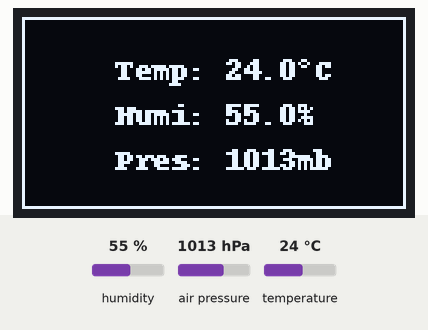
Recording of a program running on a simulated Raspberry Pi (BCM pin numbers). Shown: 128×64 one-colour display. Inputs (shaded band) come from the test bench; at power-on: humidity 55 %, air pressure 1013 hPa, temperature 24 °C. The clock reads 2024-03-15 10:24:30 at power-on unless the program sets it; what the program prints to the terminal is not drawn.

Above: at 1.9 s.
2.0 s: humidity set to 22 %
At 3.6 s:
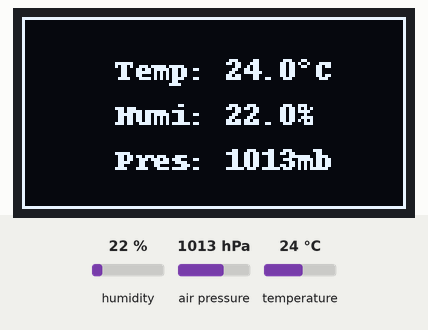
3.9 s: air pressure set to 952 hPa
At 5.5 s:
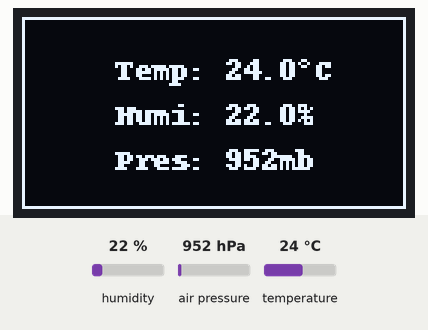
6.1 s: temperature set to 12 °C
At 7.4 s:
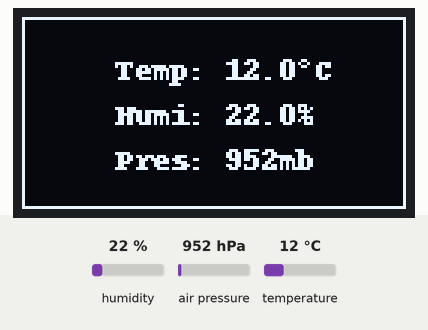
8.3 s: humidity set to 40 %
At 9.3 s:
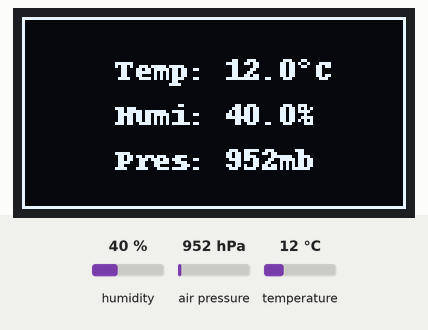
10.5 s: air pressure set to 975 hPa
At 12.4 s:
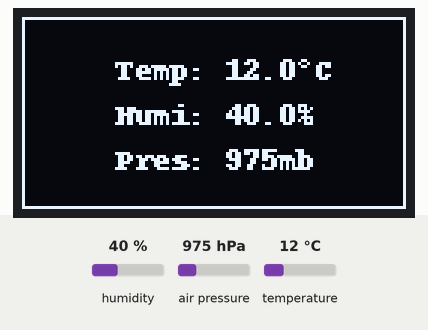
Timing chart, 0 to 13.7 s (numbered marks = the images above; inputs shaded):
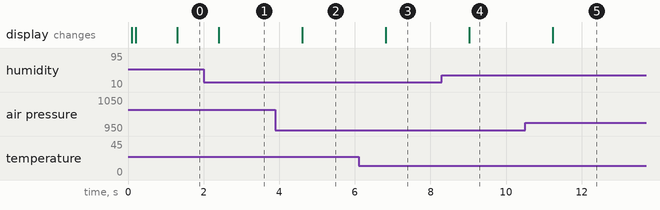

Measured:
- after the input at 2.0 s, the display: changes after 0.40 s (image 1)
- after the input at 3.9 s, the display: changes after 0.71 s (image 2)
- after the input at 6.1 s, the display: changes after 0.72 s (image 3)
- after the input at 8.3 s, the display: changes after 0.72 s (image 4)
- after the input at 10.5 s, the display: changes after 0.73 s (image 5)

The program:

GPIO-demo.py
```python
'''
 Demo Python GPIO on the MQ-Pro (requires a modified device tree)
 See: https://github.com/easytarget/MQ-Pro-IO/

 For install requirements requirements look at:
 - https://github.com/easytarget/MQ-Pro-IO/blob/main/GPIO-examples.md#python-demo
 Tested using the LoRa HAT device tree:
 - https://github.com/easytarget/MQ-Pro-IO/tree/main/alt-trees/lora-hat
'''

from time import sleep, ctime

# oled libs
from luma.core.interface.serial import i2c
from luma.core.render import canvas
from luma.oled.device import ssd1306
# sensor libs
from smbus2 import SMBus
from bme280 import BME280

# Hardware
i2c_bus = 0
ssd1306_addr = 0x3c
bme280_addr = 0x76

# display init
serial = i2c(port=i2c_bus, address=ssd1306_addr)
device = ssd1306(serial)

# sensor init
bus = SMBus(i2c_bus)
bme280 = BME280(i2c_addr=bme280_addr, i2c_dev=bus)
bme280.setup()

def read_sensor():
    t = round(bme280.get_temperature(),1)
    h = round(bme280.get_humidity(),1)
    p = round(bme280.get_pressure())
    return t, h, p

def show_text(s, x, y):
    with canvas(device) as draw:
        draw.rectangle(device.bounding_box, outline="white", fill="black")
        draw.text((x, y), s, fill="white")

# initial reading to settle sensor
_, _, _ = read_sensor()
show_text('Initialising..', 36, 26)
print('Initialising')

# loop
while True:
    sleep(1)
    temp, humi, pres = read_sensor()
    out = ' Temp: {}°C\n Humi: {}%\n Pres: {}mb'.format(temp, humi, pres)
    show_text(out, 26, 12)
    print('{} :: {}°C, {}%, {}mb'.format(ctime(),temp, humi, pres))
```
